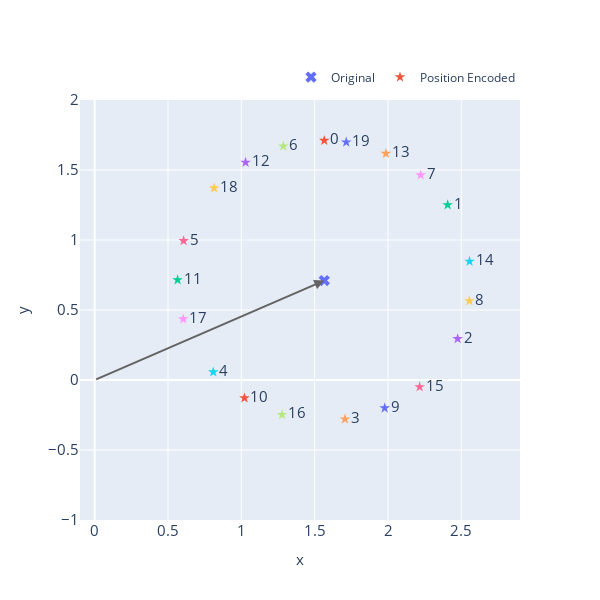

The code cell stored with this chart in its notebook:
### Code cell
fig = plot_vector_position_encoding(A[0:1,:], A_pos, xaxis_range=[-0.1,2.9], yaxis_range=[-1,2])
fig.write_image(f"imgs/chapter_13/pos_encoding_intuition.png")
fig.show()

### Figure 1 — Plotly figure (JSON) as saved in the notebook; plotly's stock layout.template omitted (floating-point values rounded to 4 significant figures)
{"data": [{"marker": {"size": 10, "symbol": "x"}, "mode": "markers", "name": "Original", "type": "scatter", "x": [1.565], "y": [0.7104]}, {"marker": {"size": 8, "symbol": "star"}, "mode": "markers+text", "name": "Position Encoded", "showlegend": true, "text": "0", "textfont": {"size": 15}, "textposition": "middle right", "type": "scatter", "x": [1.565], "y": [1.71]}, {"marker": {"size": 8, "symbol": "star"}, "mode": "markers+text", "name": "Position Encoded", "showlegend": false, "text": "1", "textfont": {"size": 15}, "textposition": "middle right", "type": "scatter", "x": [2.407], "y": [1.251]}, {"marker": {"size": 8, "symbol": "star"}, "mode": "markers+text", "name": "Position Encoded", "showlegend": false, "text": "2", "textfont": {"size": 15}, "textposition": "middle right", "type": "scatter", "x": [2.475], "y": [0.2943]}, {"marker": {"size": 8, "symbol": "star"}, "mode": "markers+text", "name": "Position Encoded", "showlegend": false, "text": "3", "textfont": {"size": 15}, "textposition": "middle right", "type": "scatter", "x": [1.707], "y": [-0.2796]}, {"marker": {"size": 8, "symbol": "star"}, "mode": "markers+text", "name": "Position Encoded", "showlegend": false, "text": "4", "textfont": {"size": 15}, "textposition": "middle right", "type": "scatter", "x": [0.8086], "y": [0.05676]}, {"marker": {"size": 8, "symbol": "star"}, "mode": "markers+text", "name": "Position Encoded", "showlegend": false, "text": "5", "textfont": {"size": 15}, "textposition": "middle right", "type": "scatter", "x": [0.6065], "y": [0.9941]}, {"marker": {"size": 8, "symbol": "star"}, "mode": "markers+text", "name": "Position Encoded", "showlegend": false, "text": "6", "textfont": {"size": 15}, "textposition": "middle right", "type": "scatter", "x": [1.286], "y": [1.671]}, {"marker": {"size": 8, "symbol": "star"}, "mode": "markers+text", "name": "Position Encoded", "showlegend": false, "text": "7", "textfont": {"size": 15}, "textposition": "middle right", "type": "scatter", "x": [2.222], "y": [1.464]}, {"marker": {"size": 8, "symbol": "star"}, "mode": "markers+text", "name": "Position Encoded", "showlegend": false, "text": "8", "textfont": {"size": 15}, "textposition": "middle right", "type": "scatter", "x": [2.555], "y": [0.5649]}, {"marker": {"size": 8, "symbol": "star"}, "mode": "markers+text", "name": "Position Encoded", "showlegend": false, "text": "9", "textfont": {"size": 15}, "textposition": "middle right", "type": "scatter", "x": [1.978], "y": [-0.2007]}, {"marker": {"size": 8, "symbol": "star"}, "mode": "markers+text", "name": "Position Encoded", "showlegend": false, "text": "10", "textfont": {"size": 15}, "textposition": "middle right", "type": "scatter", "x": [1.021], "y": [-0.1287]}, {"marker": {"size": 8, "symbol": "star"}, "mode": "markers+text", "name": "Position Encoded", "showlegend": false, "text": "11", "textfont": {"size": 15}, "textposition": "middle right", "type": "scatter", "x": [0.5654], "y": [0.7148]}, {"marker": {"size": 8, "symbol": "star"}, "mode": "markers+text", "name": "Position Encoded", "showlegend": false, "text": "12", "textfont": {"size": 15}, "textposition": "middle right", "type": "scatter", "x": [1.029], "y": [1.554]}, {"marker": {"size": 8, "symbol": "star"}, "mode": "markers+text", "name": "Position Encoded", "showlegend": false, "text": "13", "textfont": {"size": 15}, "textposition": "middle right", "type": "scatter", "x": [1.986], "y": [1.618]}, {"marker": {"size": 8, "symbol": "star"}, "mode": "markers+text", "name": "Position Encoded", "showlegend": false, "text": "14", "textfont": {"size": 15}, "textposition": "middle right", "type": "scatter", "x": [2.556], "y": [0.8471]}, {"marker": {"size": 8, "symbol": "star"}, "mode": "markers+text", "name": "Position Encoded", "showlegend": false, "text": "15", "textfont": {"size": 15}, "textposition": "middle right", "type": "scatter", "x": [2.216], "y": [-0.04929]}, {"marker": {"size": 8, "symbol": "star"}, "mode": "markers+text", "name": "Position Encoded", "showlegend": false, "text": "16", "textfont": {"size": 15}, "textposition": "middle right", "type": "scatter", "x": [1.277], "y": [-0.2473]}, {"marker": {"size": 8, "symbol": "star"}, "mode": "markers+text", "name": "Position Encoded", "showlegend": false, "text": "17", "textfont": {"size": 15}, "textposition": "middle right", "type": "scatter", "x": [0.604], "y": [0.4352]}, {"marker": {"size": 8, "symbol": "star"}, "mode": "markers+text", "name": "Position Encoded", "showlegend": false, "text": "18", "textfont": {"size": 15}, "textposition": "middle right", "type": "scatter", "x": [0.8144], "y": [1.371]}, {"marker": {"size": 8, "symbol": "star"}, "mode": "markers+text", "name": "Position Encoded", "showlegend": false, "text": "19", "textfont": {"size": 15}, "textposition": "middle right", "type": "scatter", "x": [1.715], "y": [1.699]}], "layout": {"annotations": [{"arrowcolor": "#636363", "arrowhead": 2, "arrowsize": 1, "arrowwidth": 2, "ax": 0, "axref": "x", "ay": 0, "ayref": "y", "showarrow": true, "text": "", "x": 1.565, "xref": "x", "y": 0.7104, "yref": "y"}], "autosize": false, "height": 600, "legend": {"orientation": "h", "title": {}, "x": 1, "xanchor": "right", "y": 1.02, "yanchor": "bottom"}, "showlegend": true, "title": {"font": {"size": 20}, "text": "", "x": 0.5}, "width": 600, "xaxis": {"range": [-0.1, 2.9], "tickfont": {"size": 15}, "title": {"font": {"size": 15}, "text": "x"}, "type": "linear"}, "yaxis": {"range": [-1, 2], "tickfont": {"size": 15}, "title": {"font": {"size": 15}, "text": "y"}, "type": "linear"}}}
